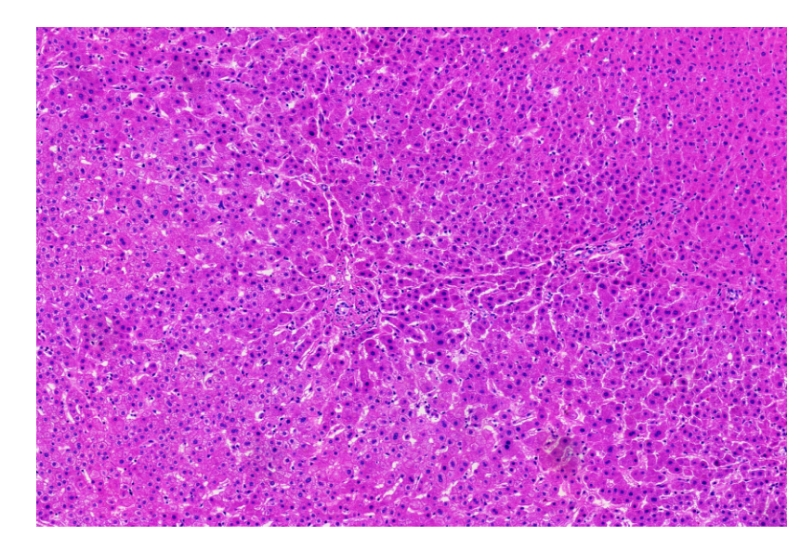
#> input picture 001.jpg, 800 x 548 px
$ python cell_clustering.py
#> lines starting #> are read from the running program, lines starting #| are printed output that depends on the picture; after the words box and inside, x2 and y2 are one past the last pixel; in counts of white or black regions, pixels touching at a corner belong together
import cv2
import numpy as np
import matplotlib.pyplot as plt
from sklearn.cluster import KMeans

# ======================
# 1. Load Histopathological Image
# ======================
img = cv2.imread("001.jpg")
#> img is the input picture: shape (548, 800, 3); mean B, G, R 216.7, 98.8, 209.5
img_rgb = cv2.cvtColor(img, cv2.COLOR_BGR2RGB)
gray = cv2.cvtColor(img, cv2.COLOR_BGR2GRAY)
h, w = gray.shape
#> h = 548; w = 800

# ======================
# 2. Nuclei Segmentation Using Watershed Algorithm
# ======================
# Contrast enhancement with CLAHE to improve nuclei visibility
clahe = cv2.createCLAHE(clipLimit=2.0, tileGridSize=(8,8))
gray_enhanced = clahe.apply(gray)

# Thresholding and morphological operations to remove noise
_, thresh = cv2.threshold(gray_enhanced, 0, 255, cv2.THRESH_BINARY_INV + cv2.THRESH_OTSU)
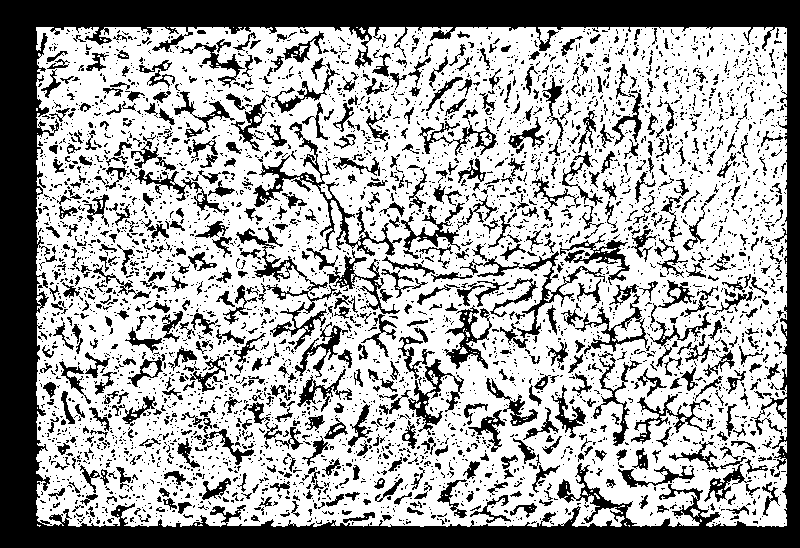
#> thresh: shape (548, 800); 64.9% white; 4268 black regions (3585 under 20 px), largest, box (x1, y1, x2, y2) and area: (0, 0, 800, 548) 70303, (253, 122, 402, 256) 2215, (236, 228, 337, 350) 1635
kernel = np.ones((3,3), np.uint8)
opening = cv2.morphologyEx(thresh, cv2.MORPH_OPEN, kernel, iterations=1)
#> opening: shape (548, 800); 60% white; 1596 black regions (1264 under 20 px), largest, box (x1, y1, x2, y2) and area: (0, 0, 800, 548) 81563, (216, 102, 630, 387) 19504, (561, 280, 738, 398) 4598

# Prepare for Watershed segmentation (separate foreground/background)
sure_bg = cv2.dilate(opening, kernel, iterations=2)
#> sure_bg: shape (548, 800); 84.1% white; 711 black regions (576 under 20 px), largest, box (x1, y1, x2, y2) and area: (0, 0, 800, 548) 60723, (331, 259, 353, 287) 237, (415, 395, 437, 430) 185
dist_transform = cv2.distanceTransform(opening, cv2.DIST_L2, 5)
_, sure_fg = cv2.threshold(dist_transform, 0.2*dist_transform.max(), 255, 0)
#> sure_fg: shape (548, 800) float32; 21.8% white; 1333 white regions (789 under 20 px), largest, box (x1, y1, x2, y2) and area: (55, 29, 273, 120) 4259, (459, 322, 582, 509) 4243, (575, 398, 691, 525) 2527
sure_fg = np.uint8(sure_fg)
unknown = cv2.subtract(sure_bg, sure_fg)
#> unknown: shape (548, 800); 62.3% white; 2044 black regions (1365 under 20 px), largest, box (x1, y1, x2, y2) and area: (0, 0, 800, 548) 60723, (55, 29, 273, 120) 4259, (459, 322, 582, 509) 4243

# Execute Watershed segmentation to separate individual nuclei
_, markers = cv2.connectedComponents(sure_fg)
#> markers: shape (548, 800) int32; 1334 distinct labels, from 0 to 1333
markers += 1
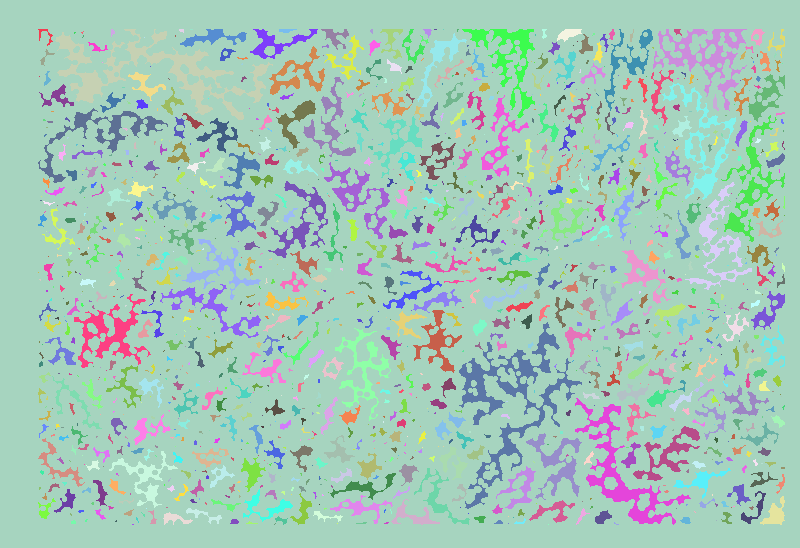
#> markers: shape (548, 800) int32; 1334 distinct labels, from 1 to 1334; one colour per label, 0 black
markers[unknown == 255] = 0
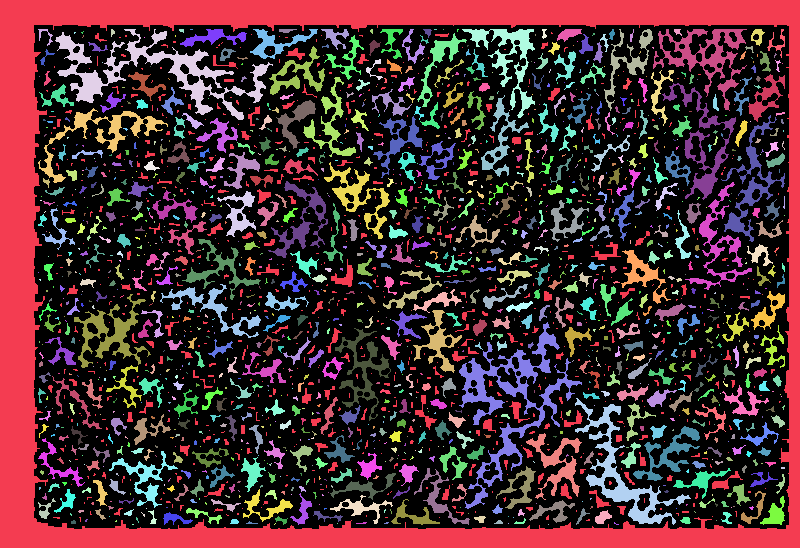
#> markers: shape (548, 800) int32; 1335 distinct labels, from 0 to 1334; one colour per label, 0 black
markers = cv2.watershed(img_rgb, markers)
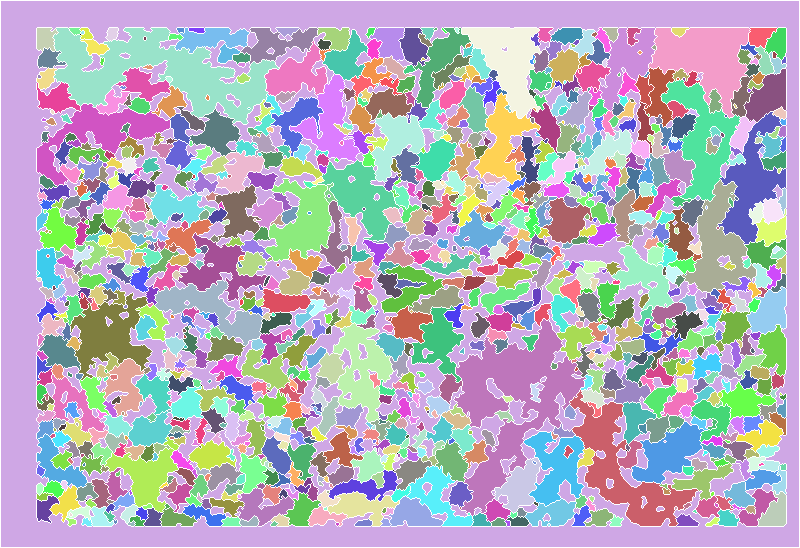
#> markers: shape (548, 800) int32; 1336 distinct labels, from -1 to 1334; one colour per label, 0 black, -1 white

# ======================
# 3. Feature Extraction for Nuclei
# Extract key features: area, circularity, mean gray value
# ======================
nuclei_features = []
nuclei_contours = []

for label in np.unique(markers):
    # Skip background/unknown labels
    if label in (0, -1, 1):
        continue
    mask = (markers == label).astype(np.uint8)
    contours, _ = cv2.findContours(mask, cv2.RETR_EXTERNAL, cv2.CHAIN_APPROX_SIMPLE)
    if not contours:
        continue
    cnt = contours[0]
    area = cv2.contourArea(cnt)
    perimeter = cv2.arcLength(cnt, True)
    if perimeter == 0:
        continue
    # Calculate circularity (1 = perfect circle, <1 = irregular shape)
    circularity = 4 * np.pi * (area / (perimeter**2))
    # Calculate mean gray value of the nucleus
    mean_gray = cv2.mean(gray_enhanced, mask=mask)[0]
    nuclei_features.append([area, circularity, mean_gray])
    nuclei_contours.append(cnt)
#> this loop made 1336 passes
#> (area, perimeter, circularity, mean_gray) on passes 4 to 6: (310.5, 99.5, 0.394, 128.2), (92, 42.63, 0.636, 121), (8756.5, 1132.4, 0.0858, 109.1)
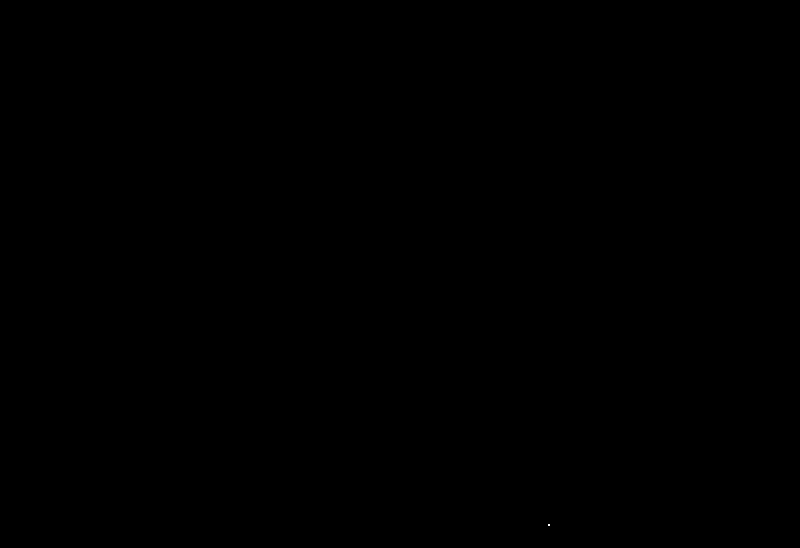
#> mask: shape (548, 800); values 0 (black) and 1 (white), 0% white in thin lines or dots, all inside (x1, y1, x2, y2) = (548, 524, 550, 526)
#> after the loop, nuclei_contours = 1322 contours, 399 with area under 20; largest, box (x1, y1, x2, y2) and area: (454, 319, 586, 516) 9346, (53, 28, 279, 124) 8756, (570, 390, 698, 526) 4970, (649, 28, 750, 118) 4571, (661, 80, 740, 201) 3826; nuclei_features = 1322 items, first 6: [310.5, 0.394, 128.2], [92, 0.636, 121], [8756.5, 0.0858, 109.1], [18, 0.585, 57.54], [45, 0.445, 140.9], [988.5, 0.229, 115.8]

# ======================
# 4. K-Means Clustering to Classify Normal/Abnormal Cells
# ======================
nuclei_features = np.array(nuclei_features)
#> nuclei_features = 1322 rows, first 8: [310.5, 0.394, 128.2], [92, 0.636, 121], [8756.5, 0.0858, 109.1], [18, 0.585, 57.54], [45, 0.445, 140.9], [988.5, 0.229, 115.8], [1246, 0.203, 107], [94, 0.413, 108.2]
# Use K-Means with 2 clusters (normal vs abnormal)
kmeans = KMeans(n_clusters=2, random_state=42)
labels = kmeans.fit_predict(nuclei_features)
#> labels = 1322 values, max 1 at index 2, min 0 at index 0, mean 0.0159

# Determine which cluster represents abnormal (malignant) cells
# Abnormal cells typically have larger area and lower circularity
score0 = np.mean(nuclei_features[labels==0, 0]) * (1 - np.mean(nuclei_features[labels==0, 1]))
#> score0 = 73.33
score1 = np.mean(nuclei_features[labels==1, 0]) * (1 - np.mean(nuclei_features[labels==1, 1]))
#> score1 = 2869.9
cancer_label = 0 if score0 > score1 else 1
#> cancer_label = 1

# ======================
# 5. Task 2: Cell Counting (Core New Logic)
# Count normal/abnormal cells based on clustering results
# ======================
# Calculate cell counts
abnormal_count = np.sum(labels == cancer_label)
#> abnormal_count = 21
normal_count = len(labels) - abnormal_count
#> normal_count = 1301
total_count = len(labels)
#> total_count = 1322

# Print counting results (console output for Task 2)
print("===== Cell Counting Results (Task 2) =====")
print(f"Total cells detected: {total_count}")
#| Total cells detected: 1322
print(f"Normal cells: {normal_count}")
#| Normal cells: 1301
print(f"Abnormal (malignant) cells: {abnormal_count}")
#| Abnormal (malignant) cells: 21
print(f"Abnormal cell ratio: {abnormal_count/total_count:.2%}")
#| Abnormal cell ratio: 1.59%

# ======================
# 6. Visualization (Task 1 + Task 2 Combined Annotation)
# Red contours = abnormal cells, Green contours = normal cells
# ======================
final = img_rgb.copy()
# Draw contours for normal/abnormal cells
for i, cnt in enumerate(nuclei_contours):
    if labels[i] == cancer_label:
        # Red contours for abnormal (malignant) cells (RGB: 255,0,0)
        cv2.drawContours(final, [cnt], -1, (255, 0, 0), 1)
    else:
        # Green contours for normal cells (RGB: 0,255,0)
        cv2.drawContours(final, [cnt], -1, (0, 255, 0), 1)
#> this loop made 1322 passes
#> cnt on passes 14, 15, 38: [[435, 28], [434, 29], [436, 29], [436, 28]], [[442, 28], [442, 29], [445, 32], [446, 32]], [[144, 37], [144, 39], [145, 39], [145, 37]]
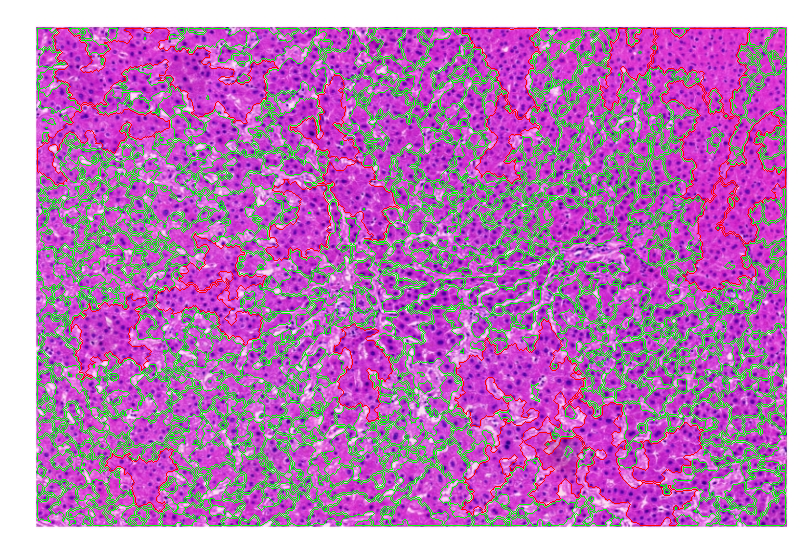
#> final: shape (548, 800, 3); mean R, G, B 184.7, 120.5, 185.4

# Add text annotations for cell counts on the image
cv2.putText(final, f"Total: {total_count}", (10, 30),
            cv2.FONT_HERSHEY_SIMPLEX, 0.8, (255, 255, 255), 2)
cv2.putText(final, f"Normal: {normal_count}", (10, 60),
            cv2.FONT_HERSHEY_SIMPLEX, 0.8, (0, 255, 0), 2)
cv2.putText(final, f"Abnormal: {abnormal_count}", (10, 90),
            cv2.FONT_HERSHEY_SIMPLEX, 0.8, (255, 0, 0), 2)
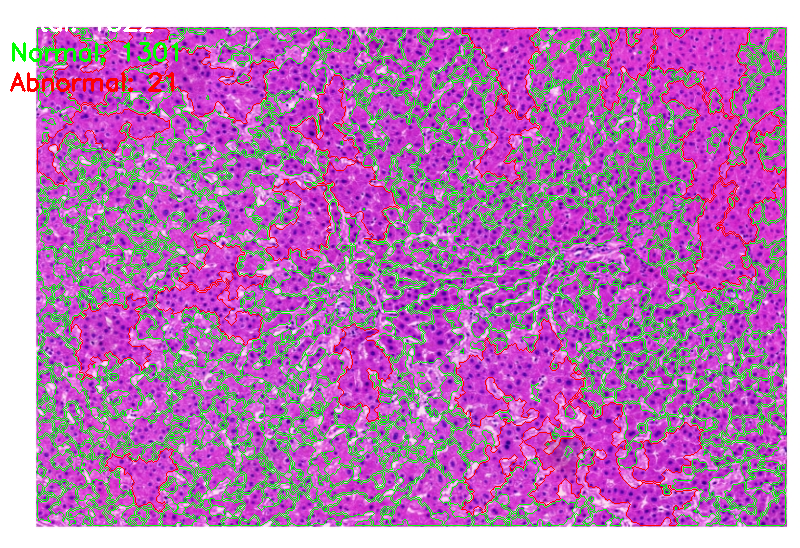
#> final: shape (548, 800, 3); mean R, G, B 184.4, 120.7, 184.5

# Save the final result image with counting annotations
plt.figure(figsize=(12,8))
plt.imshow(final)
plt.title("Cell Clustering + Counting Result (Task 1 + Task 2)")
plt.axis('off')
plt.savefig("result_with_count.png", dpi=300, bbox_inches='tight')  # Save result with counts
plt.show()

# Additional console output to confirm image saving
print("\nResult image saved as 'result_with_count.png' (includes counting annotations)")
